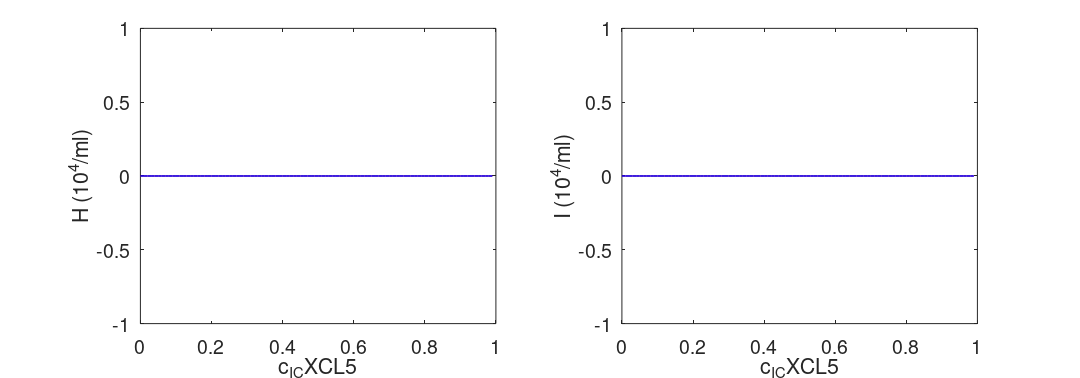
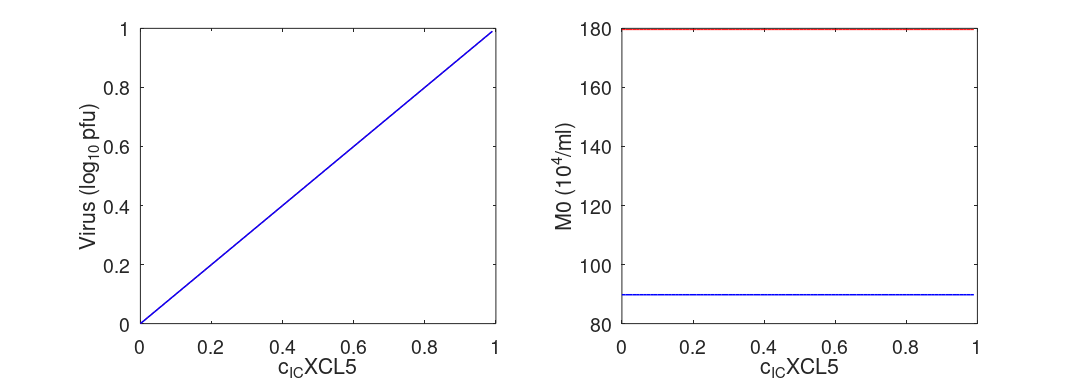
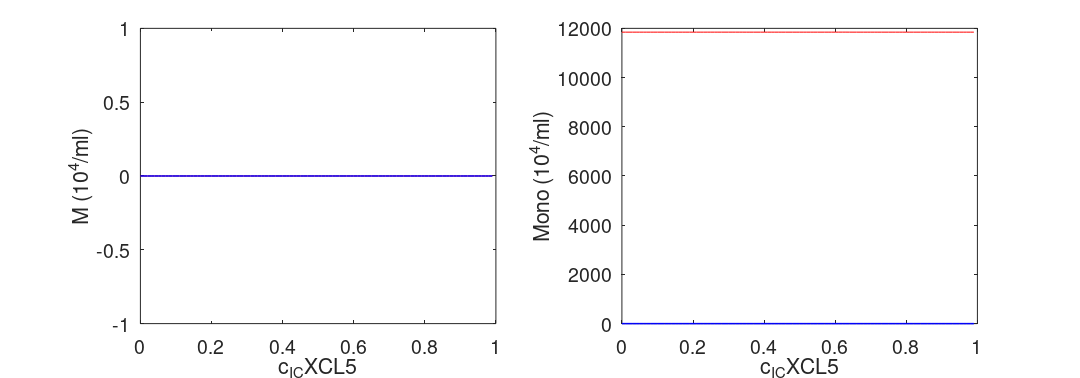
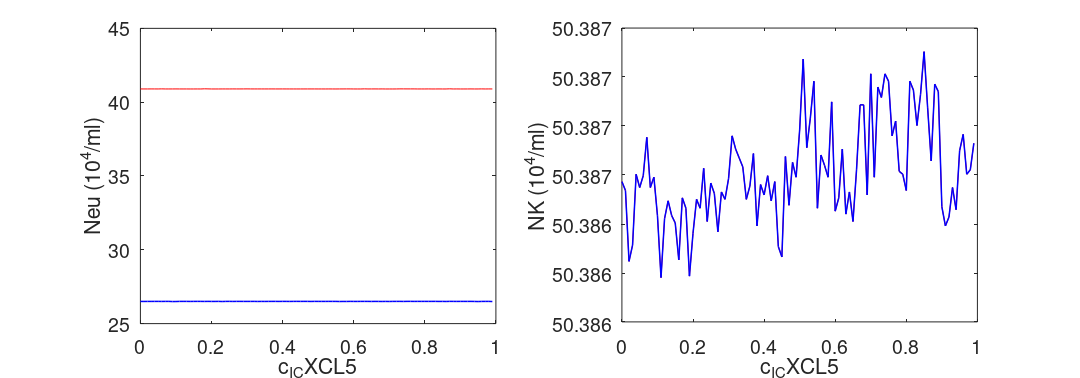

Write the MATLAB code that produced these figures, in order.
clear;clc;

% load ss vs V
ss_V = importdata('merged_par_num_1_cICXCL5.txt');
ss_V = sortrows(ss_V, 2);
V = ss_V(:, 2);
ss = ss_V(:, 4:31);

%%%%%%%%%%%%%%%%%%%%%%%%%%%%%%%%%%%%%%%%%%%%%%%%%%%%%%%%%%%%%%%%%%%%%%%%%%%
% plot figures
figure;
xSize = 20; X=xSize; ySize = 7;xLeft = (xSize-xSize)/2; Y=ySize; yTop = (ySize-ySize)/2;
set(gcf,'PaperPosition',[xLeft yTop xSize ySize]);set(gcf,'Position',[X Y xSize*50 ySize*55]);
hold on;
subplot(1,2,1); hold on; set(gca,'Fontsize',26); box on;
plot(V, ss(:, 1), 'r', V, ss(:, 2), 'b', 'LineWidth', 2); hold on;
xlabel('c_I_CXCL5'); ylabel('H (10^4/ml)');
% set(gca, 'XTick', [100:150:400], 'XLim', [100 400], 'YLim', [-0.6 8], 'Fontsize', 26, 'linewidth', 2);
hold on;

subplot(1,2,2); hold on; set(gca,'Fontsize',26); box on;
plot(V, ss(:, 3), 'r', V, ss(:, 4), 'b', 'LineWidth', 2); hold on;
xlabel('c_I_CXCL5'); ylabel('I (10^4/ml)');
% set(gca, 'XTick', [100:150:400], 'XLim', [100 400], 'YLim', [-0.6 8], 'Fontsize', 26, 'linewidth', 2);
hold off;

%%%%%%%%%%%%%%%%%%%%%%%%%%%%%%%%%%%
figure;
xSize = 20; X=xSize; ySize = 7;xLeft = (xSize-xSize)/2; Y=ySize; yTop = (ySize-ySize)/2;
set(gcf,'PaperPosition',[xLeft yTop xSize ySize]);set(gcf,'Position',[X Y xSize*50 ySize*55]);
hold on;
subplot(1,2,1); hold on; set(gca,'Fontsize',26); box on;
plot(V, ss(:, 5), 'r', V, ss(:, 6), 'b', 'LineWidth', 2); hold on;
xlabel('c_I_CXCL5'); ylabel('Virus (log_{10} pfu)'); hold on;
% set(gca, 'XTick', [100:150:400], 'XLim', [100 400], 'YLim', [-0.6 8], 'Fontsize', 26, 'linewidth', 2);
hold on;

subplot(1,2,2); hold on; set(gca,'Fontsize',26); box on;
plot(V, ss(:, 7) + ss(:, 8), 'r', V, ss(:, 9) + ss(:, 8), 'b', 'LineWidth', 2); hold on;
    xlabel('c_I_CXCL5'); ylabel('M0 (10^4/ml)');
% set(gca, 'XTick', [100:150:400], 'XLim', [100 400], 'YLim', [-0.6 8], 'Fontsize', 26, 'linewidth', 2);
hold off;

%%%%%%%%%%%%%%%%%%%%%%%%%%%%%%%%%%%
figure;
xSize = 20; X=xSize; ySize = 7;xLeft = (xSize-xSize)/2; Y=ySize; yTop = (ySize-ySize)/2;
set(gcf,'PaperPosition',[xLeft yTop xSize ySize]);set(gcf,'Position',[X Y xSize*50 ySize*55]);
hold on;
subplot(1,2,1); hold on; set(gca,'Fontsize',26); box on;
plot(V, ss(:, 9), 'r', V, ss(:, 10), 'b', 'LineWidth', 2); hold on;
xlabel('c_I_CXCL5'); ylabel('M (10^4/ml)');
% set(gca, 'XTick', [100:150:400], 'XLim', [100 400], 'YLim', [-0.6 8], 'Fontsize', 26, 'linewidth', 2);
hold on;

subplot(1,2,2); hold on; set(gca,'Fontsize',26); box on;
plot(V, ss(:, 11), 'r', V, ss(:, 12), 'b', 'LineWidth', 2); hold on;
xlabel('c_I_CXCL5'); ylabel('Mono (10^4/ml)');
% set(gca, 'XTick', [100:150:400], 'XLim', [100 400], 'YLim', [-0.6 8], 'Fontsize', 26, 'linewidth', 2);
hold off;

%%%%%%%%%%%%%%%%%%%%%%%%%%%%%%%%%%%
figure;
xSize = 20; X=xSize; ySize = 7;xLeft = (xSize-xSize)/2; Y=ySize; yTop = (ySize-ySize)/2;
set(gcf,'PaperPosition',[xLeft yTop xSize ySize]);set(gcf,'Position',[X Y xSize*50 ySize*55]);
hold on;
subplot(1,2,1); hold on; set(gca,'Fontsize',26); box on;
plot(V, ss(:, 13), 'r', V, ss(:, 14), 'b', 'LineWidth', 2); hold on;
xlabel('c_I_CXCL5'); ylabel('Neu (10^4/ml)');
% set(gca, 'XTick', [100:150:400], 'XLim', [100 400], 'YLim', [-0.6 8], 'Fontsize', 26, 'linewidth', 2);
hold on;

subplot(1,2,2); hold on; set(gca,'Fontsize',26); box on;
plot(V, ss(:, 23), 'r', V, ss(:, 24), 'b', 'LineWidth', 2); hold on;
xlabel('c_I_CXCL5'); ylabel('NK (10^4/ml)');
% set(gca, 'XTick', [100:150:400], 'XLim', [100 400], 'YLim', [-0.6 8], 'Fontsize', 26, 'linewidth', 2);
hold off;

%%%%%%%%%%%%%%%%%%%%%%%%%%%%%%%%%%%
figure;
xSize = 20; X=xSize; ySize = 7;xLeft = (xSize-xSize)/2; Y=ySize; yTop = (ySize-ySize)/2;
set(gcf,'PaperPosition',[xLeft yTop xSize ySize]);set(gcf,'Position',[X Y xSize*50 ySize*55]);
hold on;
subplot(1,2,1); hold on; set(gca,'Fontsize',26); box on;
plot(V, ss(:, 25), 'r', V, ss(:, 26), 'b', 'LineWidth', 2); hold on;
xlabel('c_I_CXCL5'); ylabel('T (10^4/ml)');
% set(gca, 'XTick', [100:150:400], 'XLim', [100 400], 'YLim', [-0.6 8], 'Fontsize', 26, 'linewidth', 2);
hold on;

subplot(1,2,2); hold on; set(gca,'Fontsize',26); box on;
plot(V, ss(:, 27), 'r', V, ss(:, 28), 'b', 'LineWidth', 2); hold on;
xlabel('c_I_CXCL5'); ylabel('TE (10^4/ml)');
% set(gca, 'XTick', [100:150:400], 'XLim', [100 400], 'YLim', [-0.6 8], 'Fontsize', 26, 'linewidth', 2);
hold off;

%%%%%%%%%%%%%%%%%%%%%%%%%%%%%%%%%%%
figure;
xSize = 20; X=xSize; ySize = 7;xLeft = (xSize-xSize)/2; Y=ySize; yTop = (ySize-ySize)/2;
set(gcf,'PaperPosition',[xLeft yTop xSize ySize]);set(gcf,'Position',[X Y xSize*50 ySize*55]);
hold on;
subplot(1,2,1); hold on; set(gca,'Fontsize',26); box on;
plot(V, ss(:, 15), 'r', V, ss(:, 16), 'b', 'LineWidth', 2); hold on;
xlabel('c_I_CXCL5'); ylabel('IL1b (pg/ml)'); hold on;
% set(gca, 'XTick', [100:150:400], 'XLim', [100 400], 'YLim', [-0.6 8], 'Fontsize', 26, 'linewidth', 2);
hold on;

subplot(1,2,2); hold on; set(gca,'Fontsize',26); box on;
plot(V, ss(:, 19), 'r', V, ss(:, 20), 'b', 'LineWidth', 2); hold on;
xlabel('c_I_CXCL5'); ylabel('CCL2 (pg/ml)'); hold on;
% set(gca, 'XTick', [100:150:400], 'XLim', [100 400], 'YLim', [-0.6 8], 'Fontsize', 26, 'linewidth', 2);
hold off;

%%%%%%%%%%%%%%%%%%%%%%%%%%%%%%%%%%%
figure;
xSize = 20; X=xSize; ySize = 7;xLeft = (xSize-xSize)/2; Y=ySize; yTop = (ySize-ySize)/2;
set(gcf,'PaperPosition',[xLeft yTop xSize ySize]);set(gcf,'Position',[X Y xSize*50 ySize*55]);
hold on;
subplot(1,2,1); hold on; set(gca,'Fontsize',26); box on;
plot(V, ss(:, 17), 'r', V, ss(:, 18), 'b', 'LineWidth', 2); hold on;
xlabel('c_I_CXCL5'); ylabel('IL10 (pg/ml)'); hold on;
% set(gca, 'XTick', [100:150:400], 'XLim', [100 400], 'YLim', [-0.6 8], 'Fontsize', 26, 'linewidth', 2);
hold on;

subplot(1,2,2); hold on; set(gca,'Fontsize',26); box on;
plot(V, ss(:, 21), 'r', V, ss(:, 22), 'b', 'LineWidth', 2); hold on;
xlabel('c_I_CXCL5'); ylabel('CXCL5 (pg/ml)'); hold on;
% set(gca, 'XTick', [100:150:400], 'XLim', [100 400], 'YLim', [-0.6 8], 'Fontsize', 26, 'linewidth', 2);
hold off;